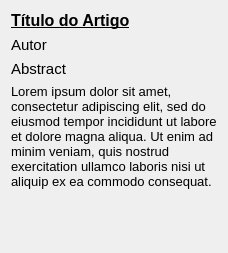
<?xml version="1.0" encoding="UTF-8"?>
<ui version="4.0">
 <class>Abstract</class>
 <widget class="QDialog" name="Abstract">
  <property name="windowTitle">
   <string>Abstract</string>
  </property>
  <property name="windowIcon">
   <iconset>
    <normaloff>icon.ico</normaloff>icon.ico</iconset>
  </property>
  <layout class="QVBoxLayout" stretch="0,0,0,0,1">
   <item>
    <widget class="QLabel" name="titulo">
     <property name="font">
      <font>
       <family>Segoe UI</family>
       <pointsize>12</pointsize>
       <bold>true</bold>
       <underline>true</underline>
      </font>
     </property>
     <property name="cursor">
      <cursorShape>PointingHandCursor</cursorShape>
     </property>
     <property name="text">
      <string>Título do Artigo</string>
     </property>
     <property name="wordWrap">
      <bool>true</bool>
     </property>
     <property name="openExternalLinks">
      <bool>true</bool>
     </property>
    </widget>
   </item>
   <item>
    <widget class="QLabel" name="autor">
     <property name="text">
      <string>&lt;span style=&quot; font-size:11pt;&quot;&gt;Autor&lt;/span&gt;</string>
     </property>
     <property name="wordWrap">
      <bool>true</bool>
     </property>
    </widget>
   </item>
   <item>
    <widget class="QLabel" name="abstract_2">
     <property name="text">
      <string>&lt;span style=&quot; font-size:11pt;&quot;&gt;Abstract&lt;/span&gt;</string>
     </property>
    </widget>
   </item>
   <item>
    <widget class="QLabel" name="abstract_text">
     <property name="styleSheet">
      <string notr="true"/>
     </property>
     <property name="text">
      <string>&lt;span style=&quot; font-size:10pt;&quot;&gt;Lorem ipsum dolor sit amet, consectetur adipiscing elit, sed do eiusmod tempor incididunt ut labore et dolore magna aliqua. Ut enim ad minim veniam, quis nostrud exercitation ullamco laboris nisi ut aliquip ex ea commodo consequat.&lt;/span&gt;</string>
     </property>
     <property name="wordWrap">
      <bool>true</bool>
     </property>
    </widget>
   </item>
   <item alignment="Qt::AlignBottom">
    <widget class="QWidget" name="widget" native="true">
     <layout class="QHBoxLayout" name="controles" stretch="10,10">
      <item alignment="Qt::AlignRight">
       <widget class="QToolButton" name="dislike">
        <property name="styleSheet">
         <string notr="true">border: 0px;</string>
        </property>
        <property name="icon">
         <iconset>
          <normaloff>../styles/light/descartar.png</normaloff>../styles/light/descartar.png</iconset>
        </property>
        <property name="iconSize">
         <size>
          <width>26</width>
          <height>26</height>
         </size>
        </property>
       </widget>
      </item>
      <item alignment="Qt::AlignLeft">
       <widget class="QToolButton" name="like">
        <property name="styleSheet">
         <string notr="true">border: 0px;</string>
        </property>
        <property name="text">
         <string/>
        </property>
        <property name="icon">
         <iconset>
          <normaloff>../styles/light/aprovar.png</normaloff>../styles/light/aprovar.png</iconset>
        </property>
        <property name="iconSize">
         <size>
          <width>26</width>
          <height>26</height>
         </size>
        </property>
       </widget>
      </item>
     </layout>
    </widget>
   </item>
  </layout>
 </widget>
 <resources/>
 <connections/>
</ui>
